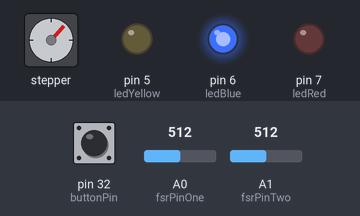
This sketch was run on a simulated Arduino Mega 2560, built with avr-gcc and run on an emulated ATmega2560. Parts: stepper motor, output pins drawn as LEDs (lit = HIGH). Wiring (inferred from the names in the program): stepper motor (2048 steps per turn assumed): coils pin 8, pin 9, pin 10, pin 11. The test bench sets the inputs (shaded band); at power-on: pin 32 (buttonPin) LOW, A0 (fsrPinOne) = 512, A1 (fsrPinTwo) = 512. Pins used as bus, display or sensor lines are not drawn.

Above: at 5.8 s.
5.9 s: pin 32 (buttonPin) pulled HIGH for 0.15 s
At 8.7 s:
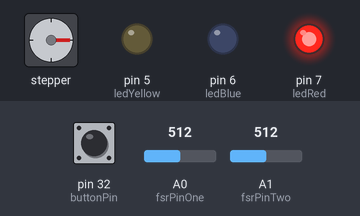
9.0 s: pin 32 (buttonPin) pulled HIGH for 1 s
At 11.4 s:
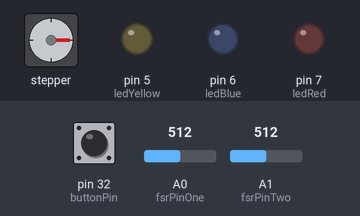
12.0 s: pin 32 (buttonPin) pulled HIGH for 3.2 s
At 14.9 s:
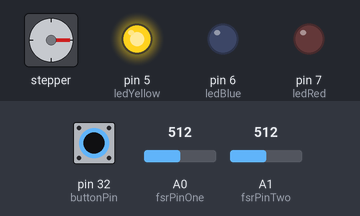
16.7 s: A0 (fsrPinOne) set to 86
19.7 s: A0 (fsrPinOne) set to 74
21.2 s: A1 (fsrPinTwo) set to 0
At 25.7 s:
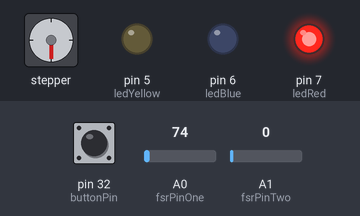
Timing chart, 0 to 29.9 s (numbered marks = the images above; inputs shaded):
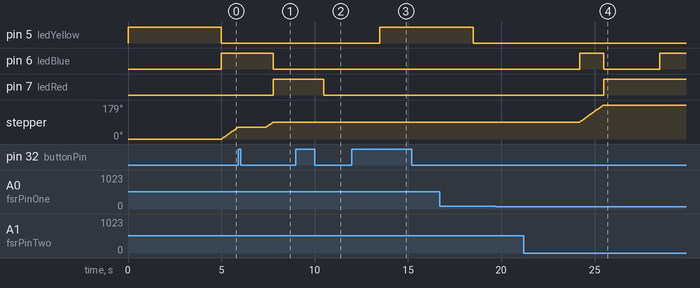

Measured:
- after the input at 5.9 s, pin 6 (ledBlue): HIGH → LOW after 1.9 s instead of 0.38 s; pin 7 (ledRed): LOW → HIGH after 1.9 s instead of 0.38 s
- after the input at 9.0 s, pin 7 (ledRed): HIGH → LOW after 1.5 s
- after the input at 12.0 s, pin 5 (ledYellow): LOW → HIGH after 1.5 s
- after the input at 19.7 s, every drawn part: stays the same
- after the input at 21.2 s, pin 6 (ledBlue): LOW → HIGH after 3.0 s, → LOW 1.3 s later, → HIGH 3.0 s later; pin 7 (ledRed): LOW → HIGH after 4.3 s; stepper: turns 90° clockwise in 1.3 s, starting after 3.0 s
- by itself, stepper: keeps turning clockwise at about 73°/s

The sketch:

Sleeplock.ino
```cpp
/*/////////////////////

    Sleeplock - v.0.1.0
    Steven Oosterbeek
    Rotterdam University of Applied Sciences

    -------------
    Sleeplock is a system which automatically locks a door when his user lies down on bed.
    As a result, the user does not need to worry about whether or not he has locked the door - especially useful for single older people.

    -------------
    Arduino Mega 2560, Step motor 28BYJ-48, Force sensitive resistor (2), LED (2), button

/////////////////////*/

boolean testMode = false; // Set to true for testing purposes
boolean sensorDebugging = false; // Set to true for outputting FSR values in monitor

int personWeight;
const int personMargin = 80;
boolean isCalibrating = true;
boolean personOnBed = false;
boolean doorMayClose = true;
boolean doorShouldBeClosing = false;
boolean doorIsClosed = false;

//
// LEDS
const int ledYellow = 5; // Calibration indicator
const int ledBlue = 6; // On when the door may be closed
const int ledRed = 7; // On when door is closed

//
// Step motor
int stepCounter = 0;
const int motorPinOne = 8; // Blue
const int motorPinTwo = 9; // Pink
const int motorPinThree = 10; // Yellow
const int motorPinFour = 11; // Orange
const int motorSpeed = 1200;
const int motorSteps = (512 / 4);
const int pinLookup[8] = { B01000, B01100, B00100, B00110, B00010, B00011, B00001, B01001 };

//
// Force sensitive resistors (analog in)
const int fsrPinOne = 0;
const int fsrPinTwo = 1;
int fsrOneValue;
int fsrTwoValue;

//
// Button
const int buttonPin = 32;

void setup() {

    // Leds pins
    pinMode(ledYellow, OUTPUT);
    pinMode(ledBlue, OUTPUT);
    pinMode(ledRed, OUTPUT);

    // Step motor pins
    pinMode(motorPinOne, OUTPUT);
    pinMode(motorPinTwo, OUTPUT);
    pinMode(motorPinThree, OUTPUT);
    pinMode(motorPinFour, OUTPUT);

    // Button pins
    pinMode(buttonPin, INPUT);

    if (testMode || sensorDebugging) Serial.begin(9600);

}

void loop() {

    fsrOneValue = analogRead(fsrPinTwo);
    fsrTwoValue = analogRead(fsrPinOne);

    if (sensorDebugging) {

        Serial.println("--------- FSR VALUES ---------");
        Serial.print("Sensor one: ");
        Serial.println(fsrOneValue);
        Serial.print("Sensor two: ");
        Serial.println(fsrTwoValue);
        Serial.println("------- END FSR VALUES -------");
        Serial.println("");
        delay(1000);

    } else {

        if (isCalibrating) {

            // Someone has layed down on the bed for calibration
            if (fsrOneValue > personMargin && fsrTwoValue > personMargin) {

                digitalWrite(ledYellow, HIGH);
                delay(5000);

                // Measure sensors again and only set weight when person did not get out of bed
                int secondFsrOneValue = analogRead(fsrPinOne);
                int secondFsrTwoValue = analogRead(fsrPinTwo);

                if (secondFsrOneValue > personMargin && secondFsrTwoValue > personMargin) {

                    // Always set lowest measured weight
                    if (secondFsrOneValue < secondFsrTwoValue) personWeight = secondFsrOneValue;
                    else if (secondFsrOneValue > secondFsrTwoValue) personWeight = secondFsrTwoValue;
                    else personWeight = secondFsrTwoValue;

                    digitalWrite(ledYellow, LOW);
                    digitalWrite(ledBlue, HIGH);
                    isCalibrating = false;

                    if (testMode) {
                        Serial.print("Sleeplock has been calibrated > ");
                        Serial.print(personWeight);
                    }

                }

            } else {

                if (testMode) Serial.println("Sleeplock is waiting for calibration..");

                digitalWrite(ledBlue, LOW);
                digitalWrite(ledRed, LOW);

                // Always reset settings when the system is being calibrated again
                personWeight = 0;
                personOnBed = false;
                doorMayClose = true;
                doorShouldBeClosing = false;
                doorIsClosed = false;

                digitalWrite(ledYellow, LOW);
                delay(350);
                digitalWrite(ledYellow, HIGH);
                delay(350);

            }

        } else {

            // Check if weight is more than the calibrated weight
            if ((fsrOneValue + (personMargin / 2)) >= personWeight || (fsrTwoValue + (personMargin / 2)) >= personWeight) personOnBed = true;

            // Close door?
            if (personOnBed) {

                stepCounter++;
                doorShouldBeClosing = (stepCounter <= motorSteps);

                if (doorShouldBeClosing && doorMayClose && !doorIsClosed) {

                    for (int i = 7; i >= 0; i--) {
                        stepMotorOutput(i);
                        delayMicroseconds(motorSpeed);
                    }

                    // Door is now closed
                    if (stepCounter == motorSteps) {
                        doorIsClosed = true;
                        doorMayClose = false;
                        if (testMode) Serial.println("The door has been closed.");
                    }

                } else {

                    // Keep checking if the person has gone out of bed
                    if (fsrOneValue < personMargin && fsrTwoValue < personMargin) {

                        delay(3000);

                        // Read sensors again after three seconds for making sure the person has left the bed, instead of turning in bed
                        int thirdFsrOneValue = analogRead(fsrPinOne);
                        int thirdFsrTwoValue = analogRead(fsrPinTwo);

                        if (thirdFsrOneValue < (personWeight + personMargin) && thirdFsrTwoValue < (personWeight + personMargin)) {
                            personOnBed = false;
                            doorMayClose = true;
                            stepCounter = 0; // Reset step motor
                            if (testMode) Serial.println("The person has left the bed, the door may be closed once again.");
                        }

                    }

                }

            }

            // Clicking the button will unlock the door, keeping the button pressed will restart the calibration
            if (digitalRead(buttonPin) == HIGH) {

                delay(1500); // Keep button pressed for 1,5 second for restarting calibration

                if (digitalRead(buttonPin) == HIGH) isCalibrating = true;
                else {
                    doorIsClosed = false;
                    if (testMode) Serial.println("Someone has unlocked the door manualy.");
                }

            }

            // LED logic
            if (doorIsClosed) digitalWrite(ledRed, HIGH);
            if (!doorIsClosed) digitalWrite(ledRed, LOW);
            if (doorMayClose) digitalWrite(ledBlue, HIGH);
            if (!doorMayClose) digitalWrite(ledBlue, LOW);

        }

    }

}

void stepMotorOutput(int out) {
  digitalWrite(motorPinOne, bitRead(pinLookup[out], 0));
  digitalWrite(motorPinTwo, bitRead(pinLookup[out], 1));
  digitalWrite(motorPinThree, bitRead(pinLookup[out], 2));
  digitalWrite(motorPinFour, bitRead(pinLookup[out], 3));
}
```
